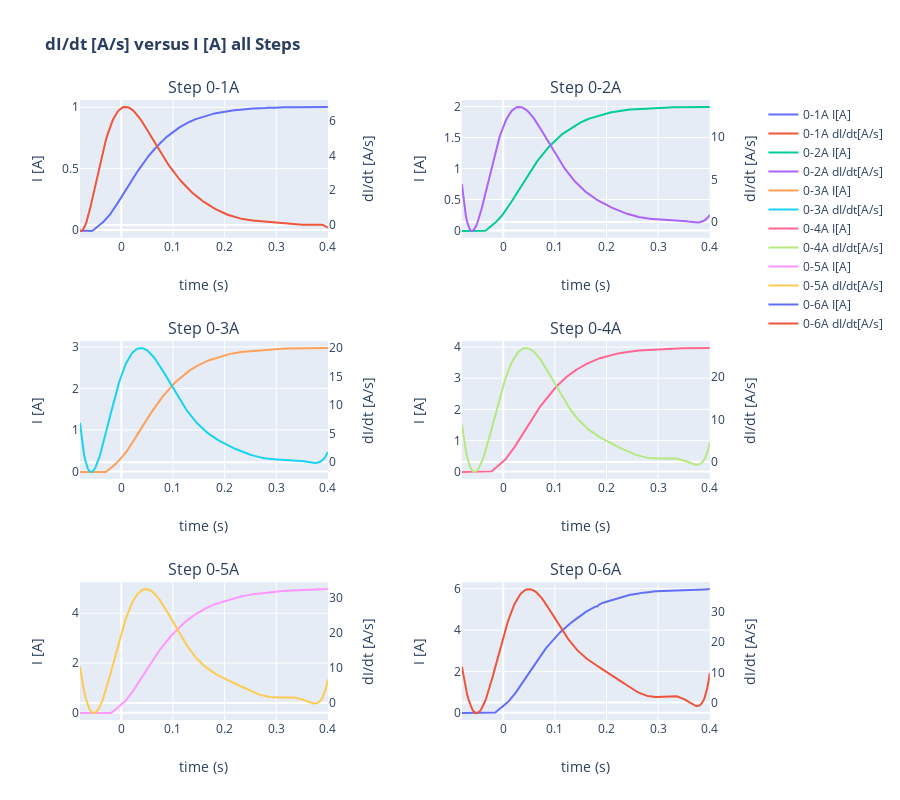

Write notebook code for a chart like this one.
### Code cell
#Muliple Y-Axes Subplots
from plotly.subplots import make_subplots

fig = make_subplots(rows=3, cols=2,subplot_titles=("Step 0-1A", "Step 0-2A", "Step 0-3A", "Step 0-4A", "Step 0-5A", "Step 0-6A"),
                    specs=[[{"secondary_y": True}, {"secondary_y": True}],
                           [{"secondary_y": True}, {"secondary_y": True}],
                           [{"secondary_y": True}, {"secondary_y": True}]])

# Top left
fig.add_trace(
    go.Scatter(x=lista_de_dfs[0]['time(s)'], y=lista_de_dfs[0]['I(A)'], name="0-1A I[A]"),
    row=1, col=1, secondary_y=False)

fig.add_trace(
    go.Scatter(x=lista_de_dfs[0]['time(s)'], y=lista_de_dfs[0]['dI/dt'], name="0-1A dI/dt[A/s]"),
    row=1, col=1, secondary_y=True,
)

# Top right
fig.add_trace(
    go.Scatter(x=lista_de_dfs[1]['time(s)'], y=lista_de_dfs[1]['I(A)'], name="0-2A I[A]"),
    row=1, col=2, secondary_y=False,
)

fig.add_trace(
    go.Scatter(x=lista_de_dfs[1]['time(s)'], y=lista_de_dfs[1]['dI/dt'], name="0-2A dI/dt[A/s]"),
    row=1, col=2, secondary_y=True,
)

# Middle left
fig.add_trace(
    go.Scatter(x=lista_de_dfs[2]['time(s)'], y=lista_de_dfs[2]['I(A)'], name="0-3A I[A]"),
    row=2, col=1, secondary_y=False,
)

fig.add_trace(
    go.Scatter(x=lista_de_dfs[2]['time(s)'], y=lista_de_dfs[2]['dI/dt'], name="0-3A dI/dt[A/s]"),
    row=2, col=1, secondary_y=True,
)


# Middle right
fig.add_trace(
    go.Scatter(x=lista_de_dfs[3]['time(s)'], y=lista_de_dfs[3]['I(A)'], name="0-4A I[A]"),
    row=2, col=2, secondary_y=False,
)

fig.add_trace(
    go.Scatter(x=lista_de_dfs[3]['time(s)'], y=lista_de_dfs[3]['dI/dt'], name="0-4A dI/dt[A/s]"),
    row=2, col=2, secondary_y=True,
)

# Bottom left
fig.add_trace(
    go.Scatter(x=lista_de_dfs[4]['time(s)'], y=lista_de_dfs[4]['I(A)'], name="0-5A I[A]"),
    row=3, col=1, secondary_y=False,
)

fig.add_trace(
    go.Scatter(x=lista_de_dfs[4]['time(s)'], y=lista_de_dfs[4]['dI/dt'], name="0-5A dI/dt[A/s]"),
    row=3, col=1, secondary_y=True,
)

# Bottom right
fig.add_trace(
    go.Scatter(x=lista_de_dfs[5]['time(s)'], y=lista_de_dfs[5]['I(A)'], name="0-6A I[A]"),
    row=3, col=2, secondary_y=False,
)

fig.add_trace(
    go.Scatter(x=lista_de_dfs[5]['time(s)'], y=lista_de_dfs[5]['dI/dt'], name="0-6A dI/dt[A/s]"),
    row=3, col=2, secondary_y=True,
)

# Update xaxis properties
fig.update_xaxes(title_text="time (s)", row=1, col=1)
fig.update_xaxes(title_text="time (s)", row=1, col=2)
fig.update_xaxes(title_text="time (s)", row=2, col=1)
fig.update_xaxes(title_text="time (s)", row=2, col=2)
fig.update_xaxes(title_text="time (s)", row=3, col=1)
fig.update_xaxes(title_text="time (s)", row=3, col=2)

# secondary_y=False
# secondary_y=True, showgrid=False

# Update yaxis properties
fig.update_yaxes(title_text="I [A]",secondary_y=False, row=1, col=1)
fig.update_yaxes(title_text="dI/dt [A/s]",secondary_y=True, showgrid=False, row=1, col=1)

fig.update_yaxes(title_text="I [A]", secondary_y=False, row=1, col=2)
fig.update_yaxes(title_text="dI/dt [A/s]",secondary_y=True, showgrid=False, row=1, col=2)

fig.update_yaxes(title_text="I [A]", secondary_y=False, row=2, col=1)
fig.update_yaxes(title_text="dI/dt [A/s]",secondary_y=True, showgrid=False, row=2, col=1)

fig.update_yaxes(title_text="I [A]", secondary_y=False, row=2, col=2)
fig.update_yaxes(title_text="dI/dt [A/s]",secondary_y=True, showgrid=False, row=2, col=2)

fig.update_yaxes(title_text="I [A]", secondary_y=False, row=3, col=1)
fig.update_yaxes(title_text="dI/dt [A/s]",secondary_y=True, showgrid=False, row=3, col=1)

fig.update_yaxes(title_text="I [A]", secondary_y=False, row=3, col=2)
fig.update_yaxes(title_text="dI/dt [A/s]",secondary_y=True, showgrid=False, row=3, col=2)

# Update title and height
fig.update_layout(title_text="<b>dI/dt [A/s] versus I [A] all Steps</b>", height=800)

fig.show()

### Figure 1 — Plotly figure (JSON) as saved in the notebook; plotly's stock layout.template omitted (floating-point values rounded to 4 significant figures; data arrays with more than 128 entries replaced by an {"elided": "..."} marker saying what was removed)
{"data": [{"name": "0-1A I[A]", "type": "scatter", "x": {"elided": "193 float values"}, "xaxis": "x", "y": {"elided": "193 float values"}, "yaxis": "y"}, {"name": "0-1A dI/dt[A/s]", "type": "scatter", "x": {"elided": "193 float values"}, "xaxis": "x", "y": {"elided": "193 float values"}, "yaxis": "y2"}, {"name": "0-2A I[A]", "type": "scatter", "x": {"elided": "193 float values"}, "xaxis": "x2", "y": {"elided": "193 float values"}, "yaxis": "y3"}, {"name": "0-2A dI/dt[A/s]", "type": "scatter", "x": {"elided": "193 float values"}, "xaxis": "x2", "y": {"elided": "193 float values"}, "yaxis": "y4"}, {"name": "0-3A I[A]", "type": "scatter", "x": {"elided": "193 float values"}, "xaxis": "x3", "y": {"elided": "193 float values"}, "yaxis": "y5"}, {"name": "0-3A dI/dt[A/s]", "type": "scatter", "x": {"elided": "193 float values"}, "xaxis": "x3", "y": {"elided": "193 float values"}, "yaxis": "y6"}, {"name": "0-4A I[A]", "type": "scatter", "x": {"elided": "193 float values"}, "xaxis": "x4", "y": {"elided": "193 float values"}, "yaxis": "y7"}, {"name": "0-4A dI/dt[A/s]", "type": "scatter", "x": {"elided": "193 float values"}, "xaxis": "x4", "y": {"elided": "193 float values"}, "yaxis": "y8"}, {"name": "0-5A I[A]", "type": "scatter", "x": {"elided": "193 float values"}, "xaxis": "x5", "y": {"elided": "193 float values"}, "yaxis": "y9"}, {"name": "0-5A dI/dt[A/s]", "type": "scatter", "x": {"elided": "193 float values"}, "xaxis": "x5", "y": {"elided": "193 float values"}, "yaxis": "y10"}, {"name": "0-6A I[A]", "type": "scatter", "x": {"elided": "193 float values"}, "xaxis": "x6", "y": {"elided": "193 float values"}, "yaxis": "y11"}, {"name": "0-6A dI/dt[A/s]", "type": "scatter", "x": {"elided": "193 float values"}, "xaxis": "x6", "y": {"elided": "193 float values"}, "yaxis": "y12"}], "layout": {"annotations": [{"font": {"size": 16}, "showarrow": false, "text": "Step 0-1A", "x": 0.185, "xanchor": "center", "xref": "paper", "y": 1, "yanchor": "bottom", "yref": "paper"}, {"font": {"size": 16}, "showarrow": false, "text": "Step 0-2A", "x": 0.755, "xanchor": "center", "xref": "paper", "y": 1, "yanchor": "bottom", "yref": "paper"}, {"font": {"size": 16}, "showarrow": false, "text": "Step 0-3A", "x": 0.185, "xanchor": "center", "xref": "paper", "y": 0.6111, "yanchor": "bottom", "yref": "paper"}, {"font": {"size": 16}, "showarrow": false, "text": "Step 0-4A", "x": 0.755, "xanchor": "center", "xref": "paper", "y": 0.6111, "yanchor": "bottom", "yref": "paper"}, {"font": {"size": 16}, "showarrow": false, "text": "Step 0-5A", "x": 0.185, "xanchor": "center", "xref": "paper", "y": 0.2222, "yanchor": "bottom", "yref": "paper"}, {"font": {"size": 16}, "showarrow": false, "text": "Step 0-6A", "x": 0.755, "xanchor": "center", "xref": "paper", "y": 0.2222, "yanchor": "bottom", "yref": "paper"}], "height": 800, "title": {"text": "<b>dI/dt [A/s] versus I [A] all Steps</b>"}, "xaxis": {"anchor": "y", "domain": [0, 0.37], "title": {"text": "time (s)"}}, "xaxis2": {"anchor": "y3", "domain": [0.57, 0.94], "title": {"text": "time (s)"}}, "xaxis3": {"anchor": "y5", "domain": [0, 0.37], "title": {"text": "time (s)"}}, "xaxis4": {"anchor": "y7", "domain": [0.57, 0.94], "title": {"text": "time (s)"}}, "xaxis5": {"anchor": "y9", "domain": [0, 0.37], "title": {"text": "time (s)"}}, "xaxis6": {"anchor": "y11", "domain": [0.57, 0.94], "title": {"text": "time (s)"}}, "yaxis": {"anchor": "x", "domain": [0.7778, 1], "title": {"text": "I [A]"}}, "yaxis10": {"anchor": "x5", "overlaying": "y9", "showgrid": false, "side": "right", "title": {"text": "dI/dt [A/s]"}}, "yaxis11": {"anchor": "x6", "domain": [0, 0.2222], "title": {"text": "I [A]"}}, "yaxis12": {"anchor": "x6", "overlaying": "y11", "showgrid": false, "side": "right", "title": {"text": "dI/dt [A/s]"}}, "yaxis2": {"anchor": "x", "overlaying": "y", "showgrid": false, "side": "right", "title": {"text": "dI/dt [A/s]"}}, "yaxis3": {"anchor": "x2", "domain": [0.7778, 1], "title": {"text": "I [A]"}}, "yaxis4": {"anchor": "x2", "overlaying": "y3", "showgrid": false, "side": "right", "title": {"text": "dI/dt [A/s]"}}, "yaxis5": {"anchor": "x3", "domain": [0.3889, 0.6111], "title": {"text": "I [A]"}}, "yaxis6": {"anchor": "x3", "overlaying": "y5", "showgrid": false, "side": "right", "title": {"text": "dI/dt [A/s]"}}, "yaxis7": {"anchor": "x4", "domain": [0.3889, 0.6111], "title": {"text": "I [A]"}}, "yaxis8": {"anchor": "x4", "overlaying": "y7", "showgrid": false, "side": "right", "title": {"text": "dI/dt [A/s]"}}, "yaxis9": {"anchor": "x5", "domain": [0, 0.2222], "title": {"text": "I [A]"}}}}
